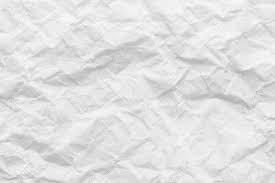
#> input picture imgae/back2.jpg, 275 x 183 px, given in place of room.png, which was not available
$ python team1.py
#> lines starting #> are read from the running program, lines starting #| are printed output that depends on the picture; pictures that were not available may be replaced by others from this repository, and a replacement may not be noted
import cv2

#배경 변경 함수
def changeBackground(mask, frame):
    if back1_check:
        cv2.copyTo(back1, mask, frame)

    elif back2_check:
        cv2.copyTo(back2, mask, frame)

    elif back3_check:
        ret2, back3Frame = back3.read()
        back3Frame = cv2.resize(back3Frame, dsize=(800, 600), interpolation=cv2.INTER_LINEAR) # 영상과 배경 크기 같게 조정

        if(back3.get(cv2.CAP_PROP_POS_FRAMES) == back3.get(cv2.CAP_PROP_FRAME_COUNT)):
            back3.open(videoFile1)

        cv2.copyTo(back3Frame, mask, frame)

# 크로마키 배경 인식 함수
def sensingBack(frame):
    hsv = cv2.cvtColor(frame, cv2.COLOR_BGR2HSV)

    if func1_check:
        mask = cv2.inRange(hsv, (45, 50, 0), (75, 255, 255))

    elif func2_check:
        mask = cv2.inRange(frame, (0, 0, 0), (60, 60, 60))

    elif func3_check:
        mask = cv2.inRange(hsv, (90, 130, 0), (120, 255, 255))

    return mask

# 웹캠에서 영상 불러오기
cap1 = cv2.VideoCapture(0)

# 바꿀 배경 사진, 배경 영상 불러오기
back1 = cv2.imread('./image/room.png')
#> back1 is the input picture: shape (183, 275, 3); min 171, max 254, mean 225
back2 = cv2.imread('./image/cat.jpg')
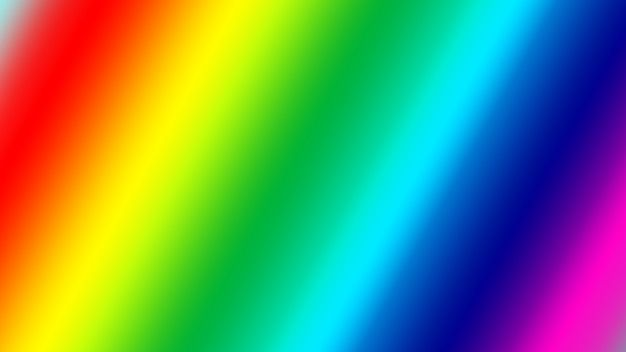
#> input picture imgae/back1.jpg, 626 x 352 px, given in place of cat.jpg, which was not available
#> back2 is the input picture: shape (352, 626, 3); mean B, G, R 100, 143.8, 102
videoFile1 = './video/sky.mov'
back3 = cv2.VideoCapture(videoFile1)

# 프레임 간 시간 간격 설정
fps = round(cap1.get(cv2.CAP_PROP_FPS))
delay = int(1000 / fps)

# 합성 여부 플래그
do_composit = False # False 면 합성을 안함. True면 크로마키 합성
func1_check = True
func2_check = False
func3_check = False
back1_check = True
back2_check = False
back3_check = False

# 웹캠 영상과 배경 크기 같게 조정
cap1.set(cv2.CAP_PROP_FRAME_WIDTH, 800)
cap1.set(cv2.CAP_PROP_FRAME_HEIGHT, 689)
back1 = cv2.resize(back1, dsize=(800, 600), interpolation=cv2.INTER_LINEAR)
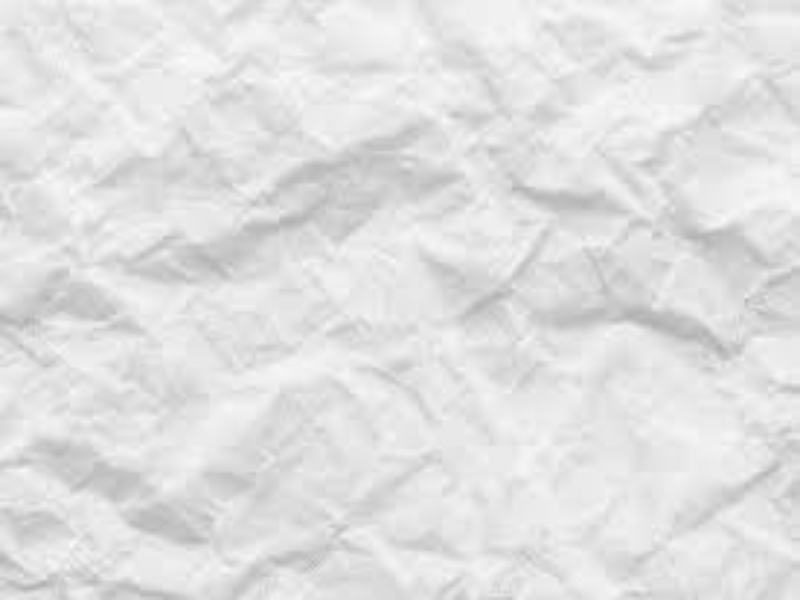
#> back1: shape (600, 800, 3); min 173, max 252, mean 224.9
back2 = cv2.resize(back2, dsize=(800, 600), interpolation=cv2.INTER_LINEAR)
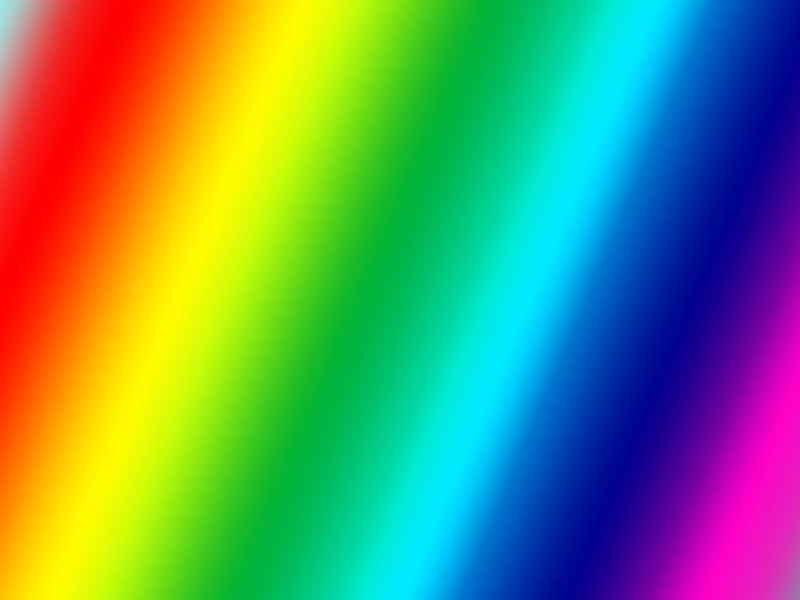
#> back2: shape (600, 800, 3); mean B, G, R 99.9, 143.7, 101.9

# 전체 동영상 재생
while True: # 무한 루프
    ret1, frame1 = cap1.read() # 웹캠 영상 읽어오기
    ret2, frame2 = cap1.read() # 원본 영상도 띄우기 위해

    # do_composit 플래그가 True일 때에만 합성
    if do_composit:
        changeBackground(sensingBack(frame1), frame1)

    cv2.imshow('frame1', frame1)
    cv2.imshow('frame2', frame2)

    # Key 인식
    key = cv2.waitKey(delay)
#> (key q is pressed here)
    # 스페이스바를 누르면 do_composit을 True로 변경
    if key == ord(' '):
        do_composit = not do_composit
    elif key == 27: # esc 누르면 종료
        break

    if do_composit:
        if key == ord('q'):
            func1_check = True
            func2_check = func3_check = False
        elif key == ord('w'):
            func2_check = True
            func1_check = func3_check = False
        elif key == ord('e'):
            func3_check = True
            func1_check = func2_check = False

        if key == ord('z'):
            back1_check = True
            back2_check = back3_check = False
        elif key == ord('x'):
            back2_check = True
            back1_check = back3_check = False
        elif key == ord('c'):
            back3_check = True
            back1_check = back2_check = False

cap1.release()
cv2.destroyAllWindows()
